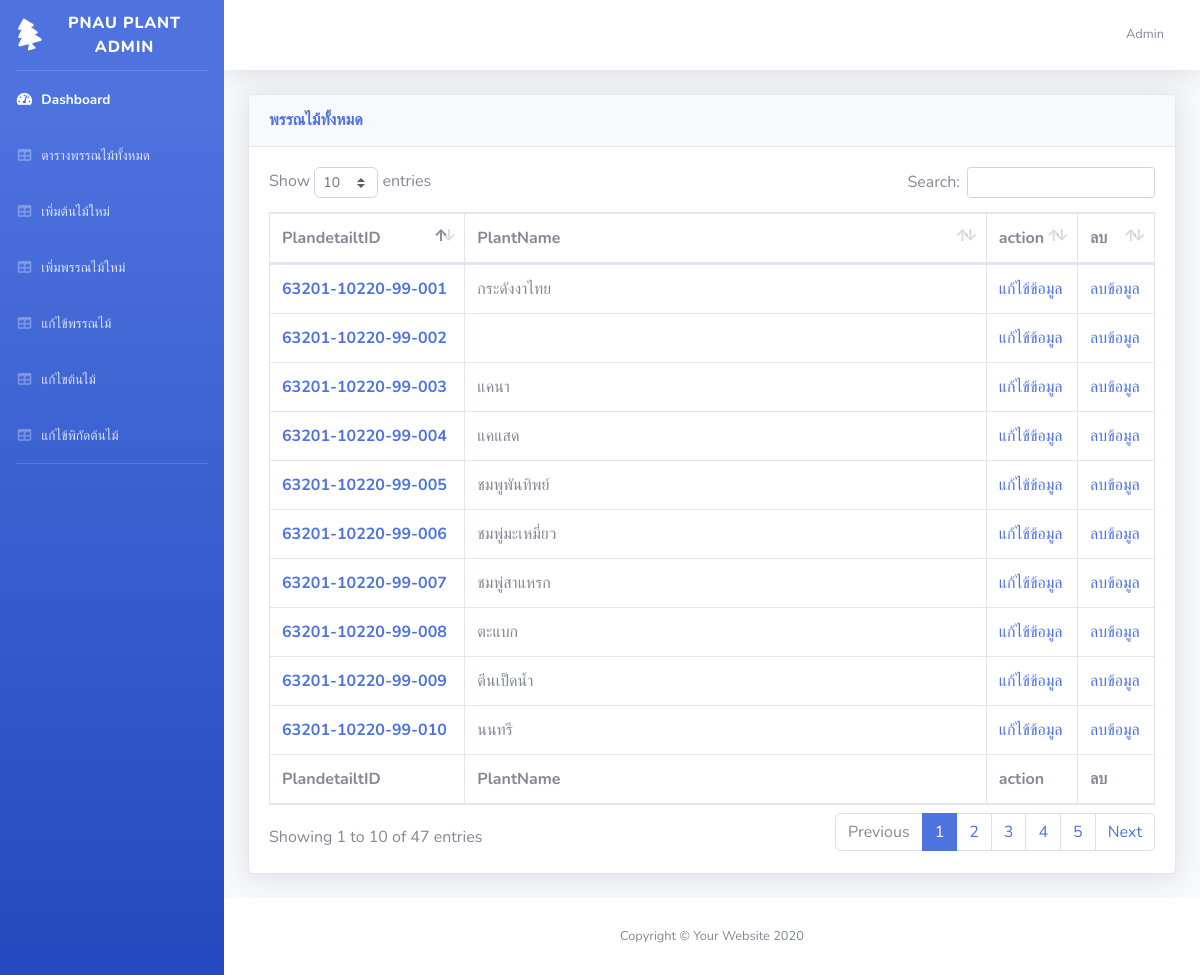
The page /detail_Plant.php on the database its author committed.
### tables this page shows
CREATE TABLE `plantdetail` (
  `PlandetailtID` varchar(60) NOT NULL,
  `PlantName` varchar(300) NOT NULL,
  `PlantScience` varchar(300) NOT NULL,
  `PlantDiscover` varchar(300) NOT NULL,
  `PlantCommonname` varchar(300) NOT NULL,
  `PlantType` varchar(300) NOT NULL,
  `PlantTypeENG` varchar(300) NOT NULL,
  `PlantDistrbution` varchar(300) NOT NULL,
  `PlantDistrbutionEng` varchar(300) NOT NULL,
  `PlantBenefit` varchar(300) NOT NULL,
  `PlantBenefitEng` varchar(300) NOT NULL,
  `PlantBanefity` varchar(300) NOT NULL,
  `PlantBanefityEng` varchar(300) NOT NULL,
  `PlantFlower` varchar(300) NOT NULL,
  `PlantFlowerEng` varchar(300) NOT NULL,
  `PlantRound` varchar(300) NOT NULL,
  `PlantRoundEng` varchar(300) NOT NULL,
  `PlantSeed` varchar(300) NOT NULL,
  `PlantSeedEng` varchar(300) NOT NULL,
  `PlantStem` varchar(300) NOT NULL,
  `PlantStemEng` varchar(300) NOT NULL,
  `PlantLeaf` varchar(300) NOT NULL,
  `PlantLeafEng` varchar(300) NOT NULL,
  `SeasonID` char(2) NOT NULL,
  `PlantfamilyID` char(10) NOT NULL
);

### detail_Plant.php (the view, shortened to what this page needs)
<!DOCTYPE html>
<html lang="en">
<head>
    <link href="vendor/fontawesome-free/css/all.min.css" rel="stylesheet" type="text/css">
    <link href="css/sb-admin-2.min.css" rel="stylesheet">
    <link href="vendor/datatables/dataTables.bootstrap4.min.css" rel="stylesheet">
</head>
<body id="page-top">
    <div id="wrapper">
        <ul class="navbar-nav bg-gradient-primary sidebar sidebar-dark accordion" id="accordionSidebar">
            <a class="sidebar-brand d-flex align-items-center justify-content-center" href="admin.php">
                <div class="sidebar-brand-icon rotate-n-15">
                    <i class="fas fa-tree"></i>
                </div>
                <div class="sidebar-brand-text mx-3">PNAU PLANT ADMIN </div>
            </a>
            <hr class="sidebar-divider my-0">
            <li class="nav-item active">
                <a class="nav-link" href="admin.php">
                    <i class="fas fa-fw fa-tachometer-alt"></i>
                    <span>Dashboard</span></a>
            </li>
            <li class="nav-item">
                <a class="nav-link" href="detail_Plant.php">
                    <i class="fas fa-fw fa-table"></i>
                    <span>ตารางพรรณไม้ทั้งหมด</span></a>
            </li>
            <li class="nav-item">
                <a class="nav-link" href="Insert_plant.php">
                    <i class="fas fa-fw fa-table"></i>
                    <span>เพิ่มต้นไม้ใหม่</span></a>
            </li>
            <li class="nav-item">
                <a class="nav-link" href="Insert_detail.php">
                    <i class="fas fa-fw fa-table"></i>
                    <span>เพิ่มพรรณไม้ใหม่</span></a>
            </li>
            <li class="nav-item">
                <a class="nav-link" href="Update_detail.php">
                    <i class="fas fa-fw fa-table"></i>
                    <span>แก้ไข้พรรณไม้</span></a>
            </li>
            <li class="nav-item">
                <a class="nav-link" href="Update_plant.php">
                    <i class="fas fa-fw fa-table"></i>
                    <span>แก้ไขต้นไม้</span></a>
            </li>
            <li class="nav-item">
                <a class="nav-link" href="Update_location.php">
                    <i class="fas fa-fw fa-table"></i>
                    <span>แก้ไข้พิกัดต้นไม้</span></a>
            </li>
            <hr class="sidebar-divider d-none d-md-block">
        </ul>
        <div id="content-wrapper" class="d-flex flex-column">
            <div id="content">
                <nav class="navbar navbar-expand navbar-light bg-white topbar mb-4 static-top shadow">
                    <ul class="navbar-nav ml-auto">
                        <li class="nav-item dropdown no-arrow">
                            <a class="nav-link dropdown-toggle" href="#" id="userDropdown" role="button" data-toggle="dropdown" aria-haspopup="true" aria-expanded="false">
                                <span class="mr-2 d-none d-lg-inline text-gray-600 small">Admin</span>
                            </a>
                        </li>
                    </ul>
                </nav>
                <div class="container-fluid">
                    <div class="card shadow mb-4" id="alldetail">
                        <div class="card-header py-3">
                            <h6 class="m-0 font-weight-bold text-primary">พรรณไม้ทั้งหมด</h6>
                        </div>
                        <div class="card-body">
                            <div class="table-responsive">
                                <table class="table table-bordered" id="dataTable" width="100%" cellspacing="0">
                                    <thead>
                                        <?php
                                        include('connection.php');
                                        $query3 = "SELECT PlandetailtID, PlantName FROM `plantdetail`" or die("Error:" . mysqli_error());
                                        $result3 = mysqli_query($conn, $query3);
                                        ?>
                                        <tr>
                                            <th>PlandetailtID</th>
                                            <th>PlantName</th>
                                            <th>action</th>
                                            <th>ลบ</th>
                                        </tr>
                                    </thead>
                                    <tfoot>
                                        <tr>
                                            <th>PlandetailtID</th>
                                            <th>PlantName</th>
                                            <th>action</th>
                                            <th>ลบ</th>
                                        </tr>
                                    </tfoot>
                                    <tbody>
                                        <?php
                                        while ($row3 = mysqli_fetch_array($result3)) {
                                            echo "<tr>";
                                            echo "<th><a href='Update_detail.php?ID=$row3[0]'>" . $row3["PlandetailtID"] .  "</th> ";
                                            echo "<td>" . $row3["PlantName"] .  "</td> ";
                                            echo "<td><a href='Update_detail.php?ID=$row3[0]'>แก้ไข้ข้อมูล</a><br></td>  ";
                                            echo "<td><a href='Deletedetail.php?ID=$row3[0]' onclick=\"return confirm('คุณต้องการลบพรรณไม้ " . $row3["PlandetailtID"] . " ใช่ไหม')\">ลบข้อมูล</a></td> ";
                                            echo "</tr>";
                                        }
                                        ?>
                                    </tbody>
                                </table>
                            </div>
                        </div>
                    </div>
                </div>
            </div>
            <footer class="sticky-footer bg-white">
                <div class="container my-auto">
                    <div class="copyright text-center my-auto">
                        <span>Copyright &copy; Your Website 2020</span>
                    </div>
                </div>
            </footer>
        </div>
    </div>
</body>
</html>

### rows shown on the page
plantdetail: PlandetailtID "63201-10220-99-001", PlantName "กระดังงาไทย"
plantdetail: PlandetailtID "63201-10220-99-002"
plantdetail: PlandetailtID "63201-10220-99-003", PlantName "แคนา"
plantdetail: PlandetailtID "63201-10220-99-004", PlantName "แคแสด"
plantdetail: PlandetailtID "63201-10220-99-005", PlantName "ชมพูพันทิพย์"
plantdetail: PlandetailtID "63201-10220-99-006", PlantName "ชมพู่มะเหมี่ยว"
plantdetail: PlandetailtID "63201-10220-99-007", PlantName "ชมพู่สาแหรก"
plantdetail: PlandetailtID "63201-10220-99-008", PlantName "ตะแบก"
plantdetail: PlandetailtID "63201-10220-99-009", PlantName "ตีนเป็ดน้ำ"
plantdetail: PlandetailtID "63201-10220-99-010", PlantName "นนทรี"
